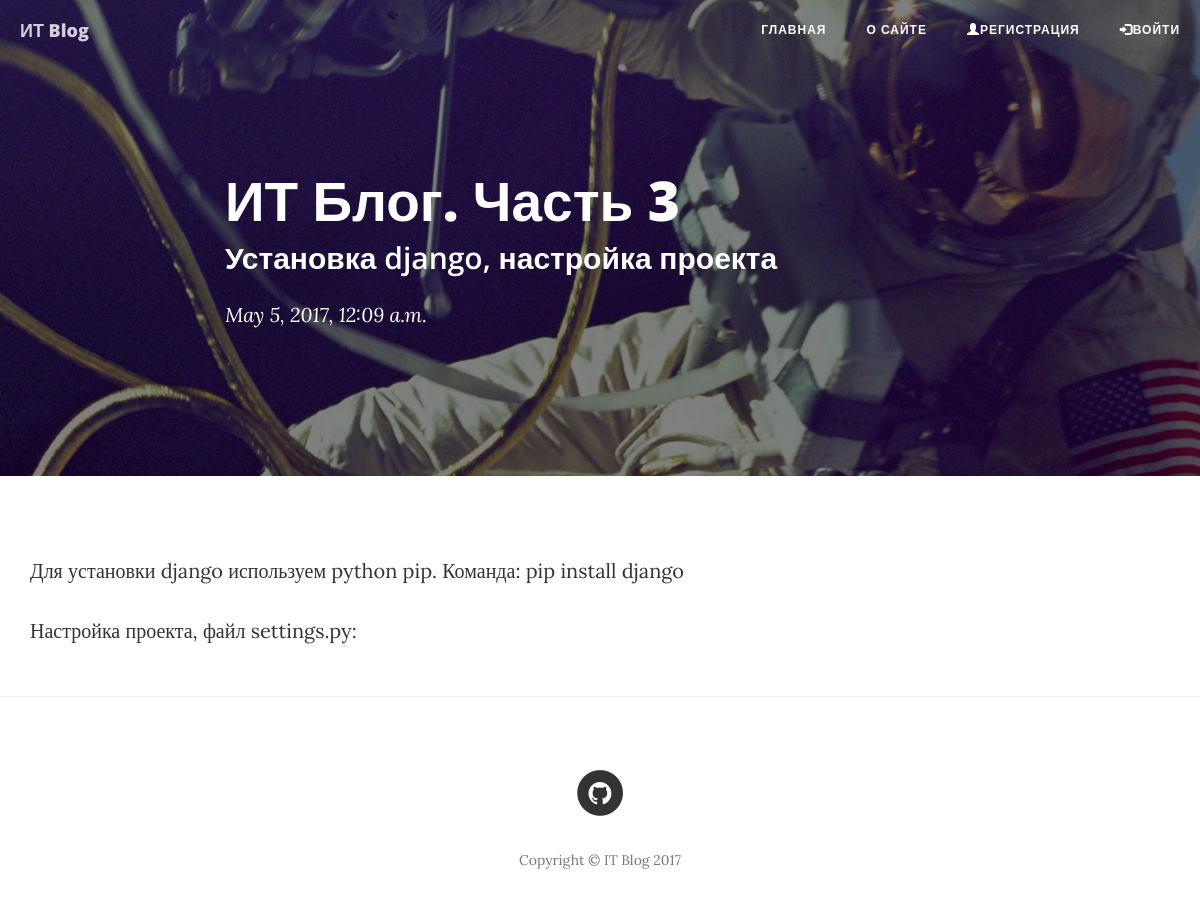
Screenshot of /post/12/ with the database file from the repository.
### main_app/models.py (models this page shows, shortened)
class Post(models.Model):
    title = models.CharField(max_length=64, unique=True)
    subtitle = models.CharField(max_length=128, blank=True)
    post_datetime = models.DateTimeField(auto_now=True)
    text = models.TextField()
    is_active = models.BooleanField(default=False)
    user = models.ForeignKey(User)

### main_app/views.py (the view)
# urls.py: url(r'^post/(?P<pk>\d+)/$', PostDetailView.as_view(), name='post'),
class PostDetailView(DetailView):
    model = Post
    template_name = 'post.html'
    context_object_name = 'post'

### main_app/templates/post.html (shortened to what this page needs)
{% extends "main.html" %}
{% load staticfiles %}
{% block header %}
    <header class="intro-header" style="background-image: url('{% static "img/post-bg.jpg" %}')">
        <div class="container">
            <div class="row">
                <div class="col-lg-8 col-lg-offset-2 col-md-10 col-md-offset-1">
                    <div class="post-heading">
                        <h1>{{post.title}}</h1>
                        <h2 class="subheading">{{post.subtitle}}</h2>
                        <span class="meta">{{post.post_datetime}}</span>
                    </div>
                </div>
            </div>
        </div>
    </header>
{% endblock %}
{% block content %}
    {{post.text|safe}}
{% endblock %}

### rows the page displays
Post: title "ИТ Блог. Часть 3", subtitle "Установка django, настройка проекта", post_datetime "May 5, 2017, 12:09 a.m.", text "Для установки django используем python pip. Команда: pip install django Настройка проекта, файл settings.py:"
